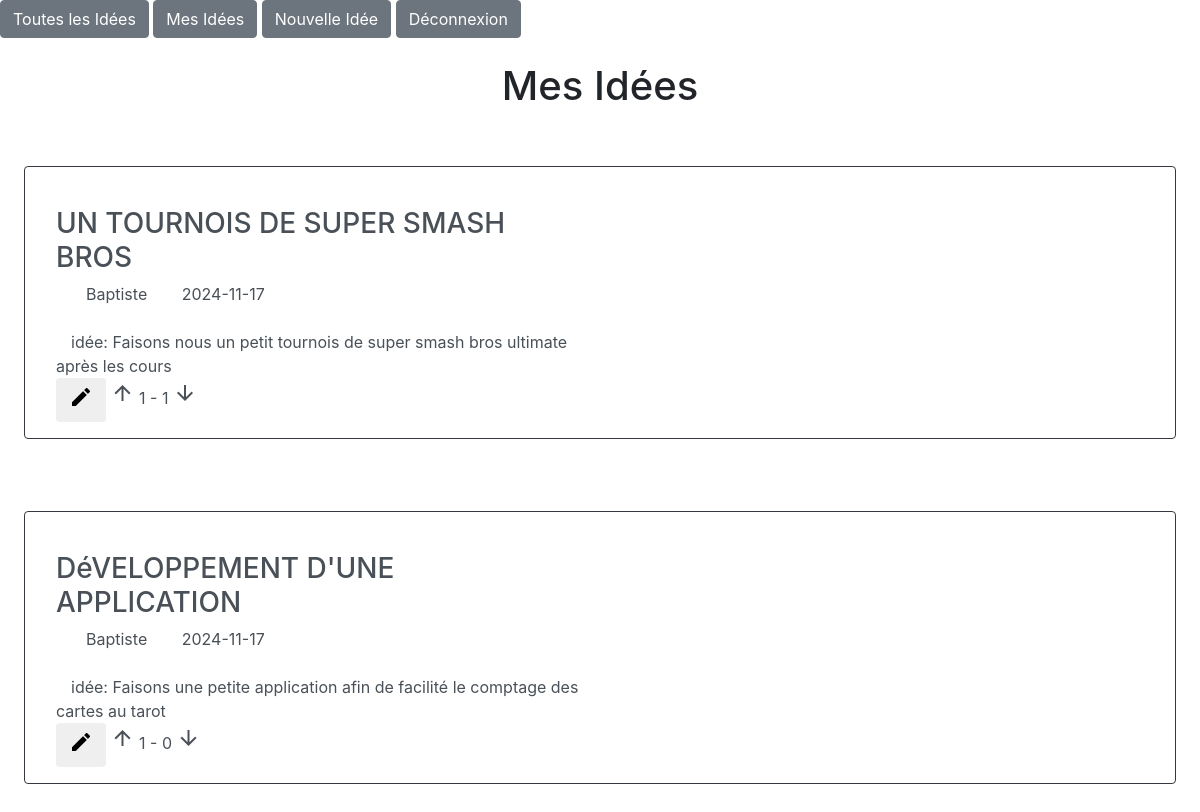
Page /mes_idees.php (signed in) on the committed database.
### tables this page shows
CREATE TABLE IF NOT EXISTS `idees` (
  `id_idees` bigint NOT NULL AUTO_INCREMENT,
  `titre_idees` varchar(255) DEFAULT NULL,
  `text_idees` varchar(500) DEFAULT NULL,
  `created_by` int DEFAULT NULL,
  `created_at` datetime DEFAULT NULL,
  `updated_at` datetime DEFAULT NULL,
  PRIMARY KEY (`id_idees`) USING BTREE
);

CREATE TABLE IF NOT EXISTS `user` (
  `id_user` bigint NOT NULL AUTO_INCREMENT,
  `identifiant_user` varchar(50) DEFAULT NULL,
  `password_user` varchar(255) DEFAULT NULL,
  PRIMARY KEY (`id_user`)
);

### fonctions.php (called while the page is built, shortened)
<?php
function getListIdeesByUser($pdo, $pParametres)
{
    $requete = "
        SELECT
            i.id_idees,
            i.text_idees,
            i.titre_idees,
            i.created_at,
            u.identifiant_user,
            u.id_user
        FROM
            idees AS i INNER JOIN
            user AS u
        WHERE
            i.created_by=u.id_user AND
            u.id_user=:id_user
        ORDER BY i.created_at DESC
    ";
    $stmt = $pdo->prepare($requete);
    $stmt->execute([
        ":id_user" => $pParametres['id_user'],
    ]);
    return $stmt->fetchAll(PDO::FETCH_ASSOC);
}
function getCountVoteIdees($pdo)
{
    $requete = '
    SELECT
        id_idees,
        SUM(CASE WHEN vote = 1 THEN 1 ELSE 0 END) AS upvote,
        SUM(CASE WHEN vote = -1 THEN 1 ELSE 0 END) AS downvote
    FROM vote_idees
    GROUP BY id_idees;
';
    $stmt = $pdo->prepare($requete);
    $stmt->execute();
    $result = $stmt->fetchAll(PDO::FETCH_ASSOC);
    $formattedResult = [];
    foreach ($result as $row) {
        $formattedResult[$row['id_idees']] = [
            'upvote' => $row['upvote'],
            'downvote' => $row['downvote'],
        ];
    }
    return $formattedResult;
}

### mes_idees.php (the view, shortened to what this page needs)
<?php
include 'fonctions.php';
$pdo=createConnextionBDD();
$tabIdees=getListIdeesByUser($pdo,['id_user'=>$_SESSION['id_user']]);
$tabRatioIdees=getCountVoteIdees($pdo);
?>
<!DOCTYPE html>
<html lang="en">
<head>
    <link rel="stylesheet" href="https://cdn.jsdelivr.net/npm/bootstrap@4.0.0/dist/css/bootstrap.min.css"
 />
</head>
<body>
    <?php
    require_once 'header.php';
    ?>
    <main>
        <div class="w-100 text-center p-4">
            <h1>Mes Idées</h1>
        </div>
        <section class="p-4">
            <?php
            foreach($tabIdees as $key=>$value){
                $tabDate=explode(' ',$value['created_at']);
                ?>
                <article class="border border-dark shadow-lg p-3 mb-5 bg-body-tertiary rounded form-control">
                    <div class="col-lg-6">
                        <span class="col-lg-4"><strong><h3><?=strtoupper($value['titre_idees'])?></h3></strong></span>
                        <span class="col-lg-3"><?=$value['identifiant_user']?></span>
                        <span class="col-lg-3"><?=$tabDate[0]?></span><br><br>
                        <span class="col-lg-12">idée: <?=$value['text_idees']?></span><br>
                    </div>
                    <div class="col-lg-6">
                        <form action="creation_idees.php" method="POST">
                            <div>
                                <button type="submit" class="btn">
                                    <span class="material-icons">edit</span>
                                </button>
                            <span class="material-icons">arrow_upward</span>
                                <?=$tabRatioIdees[$value['id_idees']]['upvote']??0?>
                                -
                                <?=$tabRatioIdees[$value['id_idees']]['downvote']??0?>
                                <span class="material-icons">arrow_downward</span>
                            </div>
                        </form>
                    </div>
                </article>
                <br>
                <?php
            }
            ?>
        </section>
    </main>
</body>
</html>

### rows in the picture
idees: titre_idees "UN TOURNOIS DE SUPER SMASH BROS", user.identifiant_user "Baptiste", created_at "2024-11-17", text_idees "Faisons nous un petit tournois de super smash bros ultimate après les cours", id_idees "1"
idees: titre_idees "DéVELOPPEMENT D'UNE APPLICATION", user.identifiant_user "Baptiste", created_at "2024-11-17", text_idees "Faisons une petite application afin de facilité le comptage des cartes au tarot", id_idees "1", id_idees "0"
